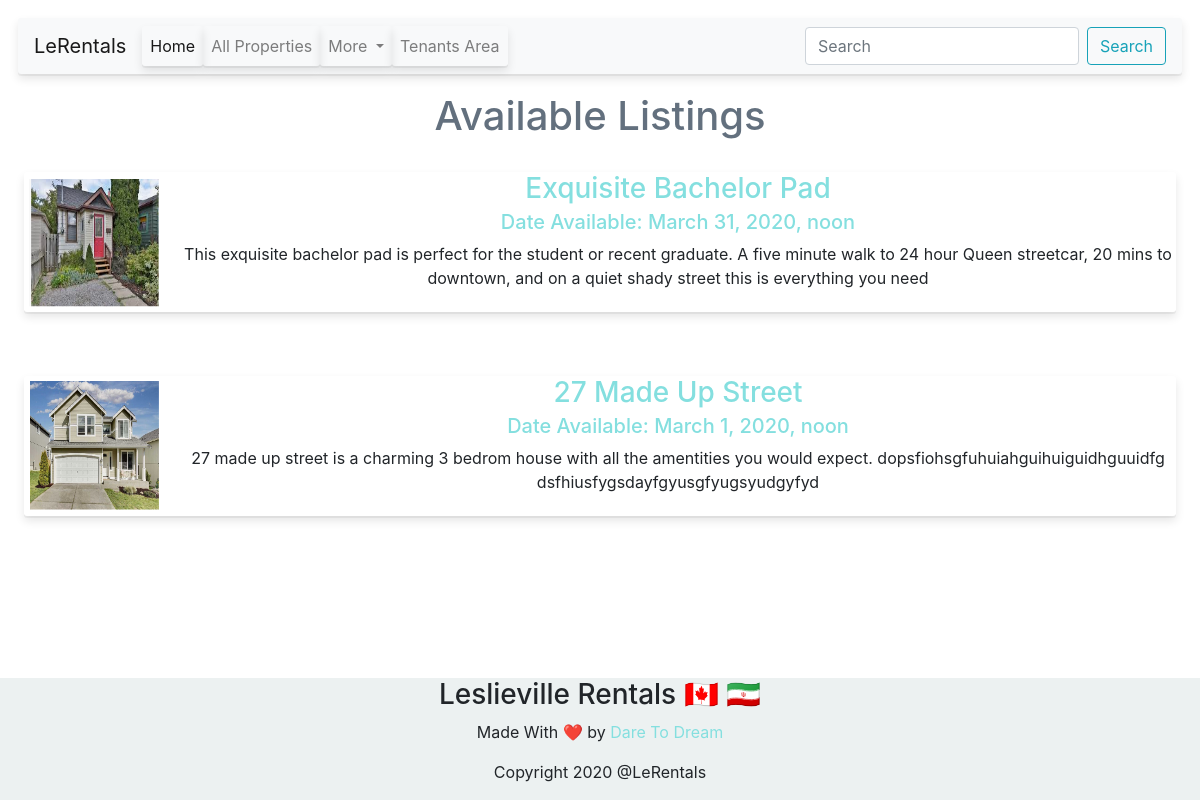
Screenshot of /listings/available with the database file from the repository.
### listings/models.py (models this page shows, shortened)
class Listing(models.Model):
    title = models.CharField(max_length=100)
    postalCode = models.CharField(max_length=100)
    description = models.TextField()
    neighbourhood = models.CharField(max_length=25)
    image = models.ImageField(upload_to='lisitngs/images/')
    image2 = models.ImageField(upload_to='lisitngs/images/')
    image3 = models.ImageField(upload_to='lisitngs/images/')
    image4 = models.ImageField(upload_to='lisitngs/images/')
    image5 = models.ImageField(upload_to='lisitngs/images/')
    available = models.BooleanField(primary_key=False)
    dateAvailable = models.DateTimeField(null=True, blank=True )

### listings/views.py (the view)
# urls.py: path('available', views.available, name='available'),
def available(req):
    listings = Listing.objects.all().order_by('-dateAvailable')
    return render(req, 'listings/available.html', {'listings':listings})

### listings/templates/listings/available.html
{% extends 'listings/base.html' %}
{% block content %}
<h1>Available Listings</h1>
{% for listing in listings %}
{% if listing.available %}
<div style="padding:2%;">
<ul class="list-unstyled">
  <li class="media">
    <img src="{{ listing.image.url }}" class="mr-3" alt="..." style="width: 140px; height: 140px;">
    <div class="media-body">
      <a href="{% url 'listings:detail' listing.id %}"><h3 class="mt-0 mb-1">{{listing.title}}</h3></a>
      <h5>Date Available: {{ listing.dateAvailable }}</h5>
      <p>{{listing.description}}</p>
    </div>
  </li>
</ul>
</div>
{% endif %}
{% endfor %}
{% endblock %}

### listings/static/listings/custom.css (style rules this page uses)
.card, li { border-radius: 3px; box-shadow: 0 2px 0 rgba(0, 0, 0, 0.05), 0 5px 10px rgba(0, 0, 0, 0.1); transition: all 200ms ease-in-out; }
h1,h2 { color: #63707e ; }
img { border-radius: 5px; transition: all 200ms ease-in-out; padding: 5px; }
a, h5 { color: rgb(132, 223, 223); }

### rows the page displays
Listing: image (picture), title "Exquisite Bachelor Pad", dateAvailable "March 31, 2020, noon", description "This exquisite bachelor pad is perfect for the student or recent graduate. A five minute walk to 24 hour Queen streetcar, 20 mins to downtown, and on a quiet shady street this is everything you need"
Listing: image (picture), title "27 Made Up Street", dateAvailable "March 1, 2020, noon", description "27 made up street is a charming 3 bedrom house with all the amentities you would expect. dopsfiohsgfuhuiahguihuiguidhguuidfg dsfhiusfygsdayfgyusgfyugsyudgyfyd"
